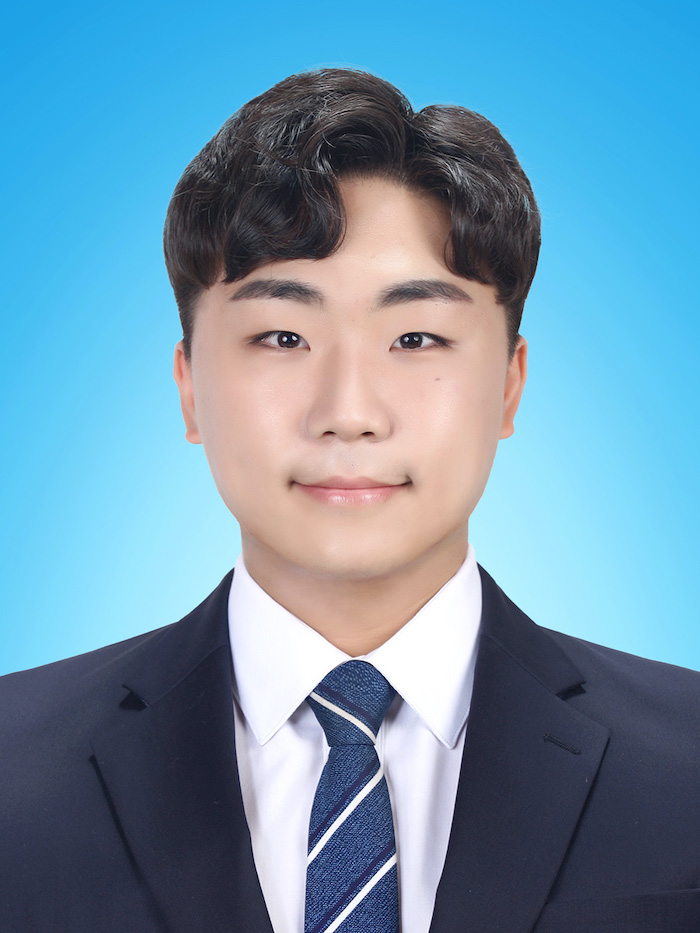
#> input picture 2_2_OpenCV/Image/study_image.jpg, 700 x 933 px
$ python Image_Read.py
#> lines starting #> are read from the running program, lines starting #| are printed output that depends on the picture
import cv2

image_file = "Image/study_image.jpg"

original = cv2.imread(image_file, cv2.IMREAD_COLOR)
#> original is the input picture: shape (933, 700, 3); mean B, G, R 172.9, 149.1, 109.4

gray = cv2.imread(image_file,cv2.IMREAD_GRAYSCALE)
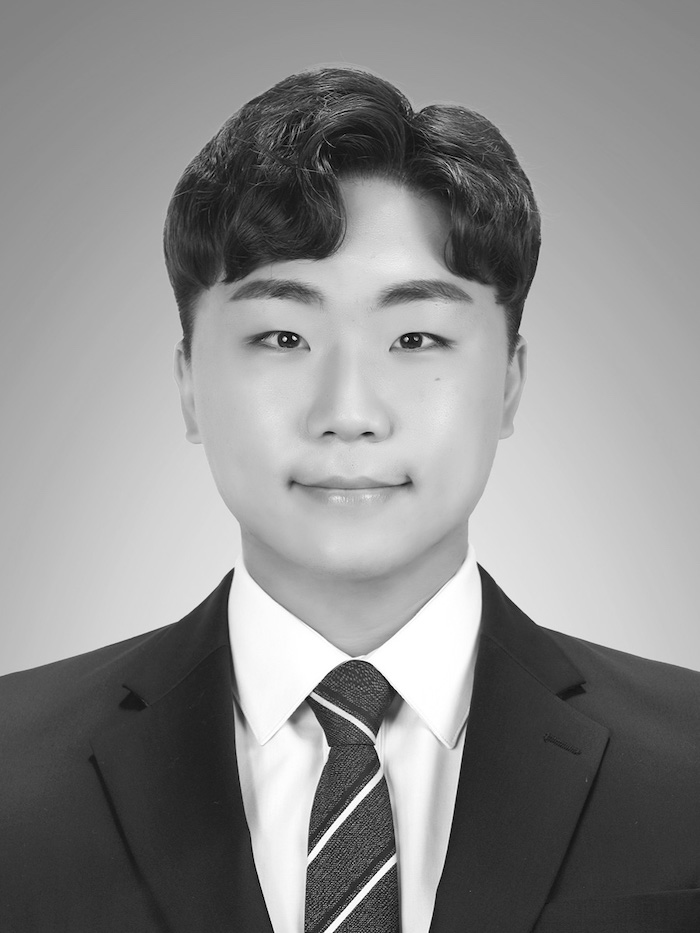
#> gray: shape (933, 700); min 0, max 255, mean 140

unchange = cv2.imread(image_file, cv2.IMREAD_UNCHANGED)


cv2.imshow("imread_color", original)
cv2.imshow("image_gratscale", gray)
cv2.imshow("imread_unchange",unchange)

cv2.waitKey(0)

$ run again, with 2_2_OpenCV/Image/my_face2.jpg copied over 2_2_OpenCV/Image/study_image.jpg
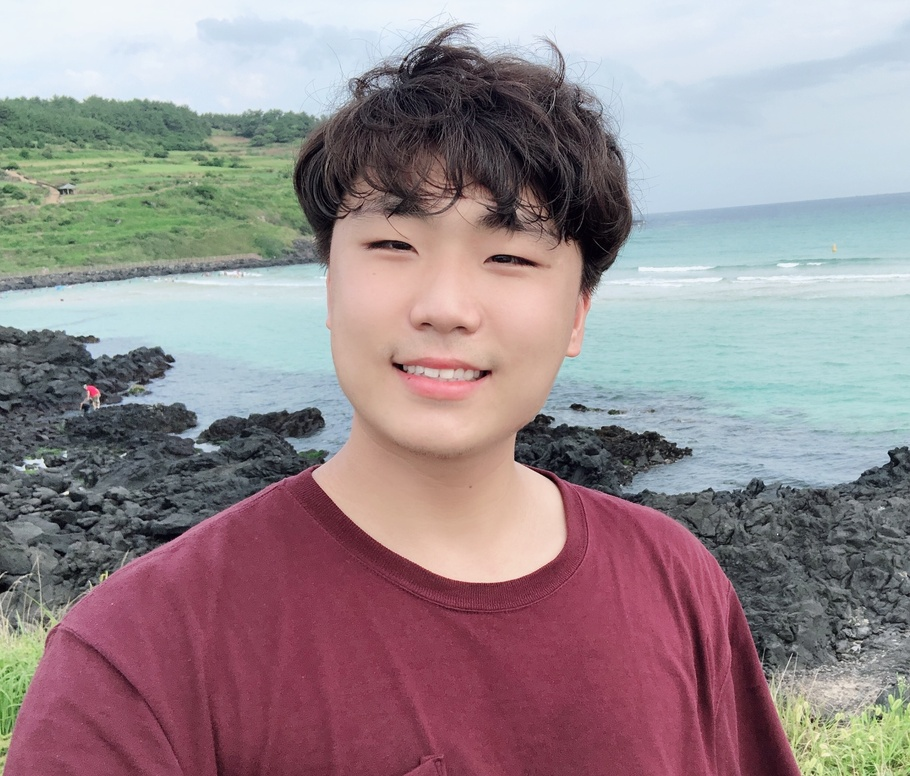
#> input picture 2_2_OpenCV/Image/my_face2.jpg, 910 x 776 px, shrunk from 2304 x 1965 before the run
#> original is the input picture: shape (776, 910, 3); mean B, G, R 142.2, 137.9, 151.8
#> `gray = cv2.imread(image_file,cv2.IMREAD_GRAYSCALE)`:
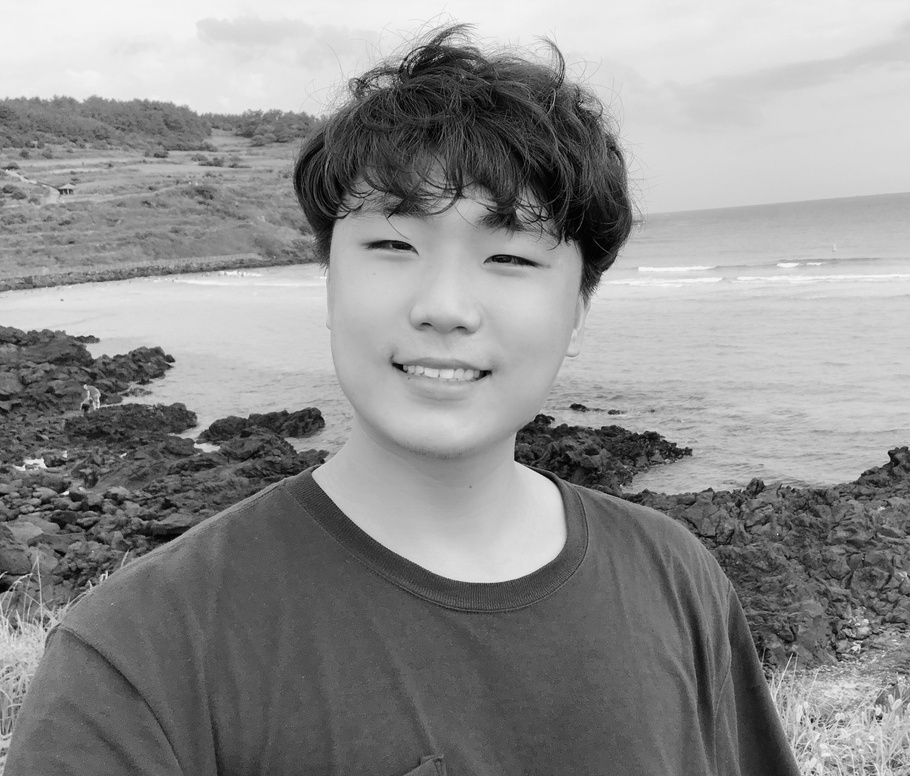
#> gray: shape (776, 910); min 0, max 251, mean 142.6

$ run again, with 2_2_OpenCV/Image/my_face3.jpg copied over 2_2_OpenCV/Image/study_image.jpg
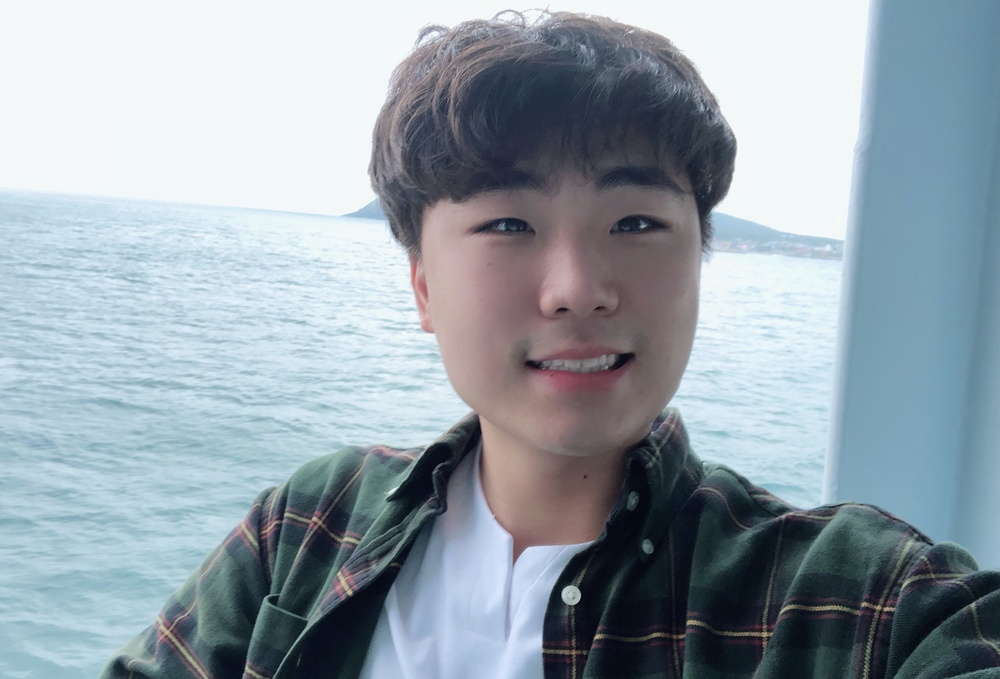
#> input picture 2_2_OpenCV/Image/my_face3.jpg, 1000 x 679 px, shrunk from 2833 x 1925 before the run
#> original is the input picture: shape (679, 1000, 3); mean B, G, R 169.7, 160.9, 148.2
#> `gray = cv2.imread(image_file,cv2.IMREAD_GRAYSCALE)`:
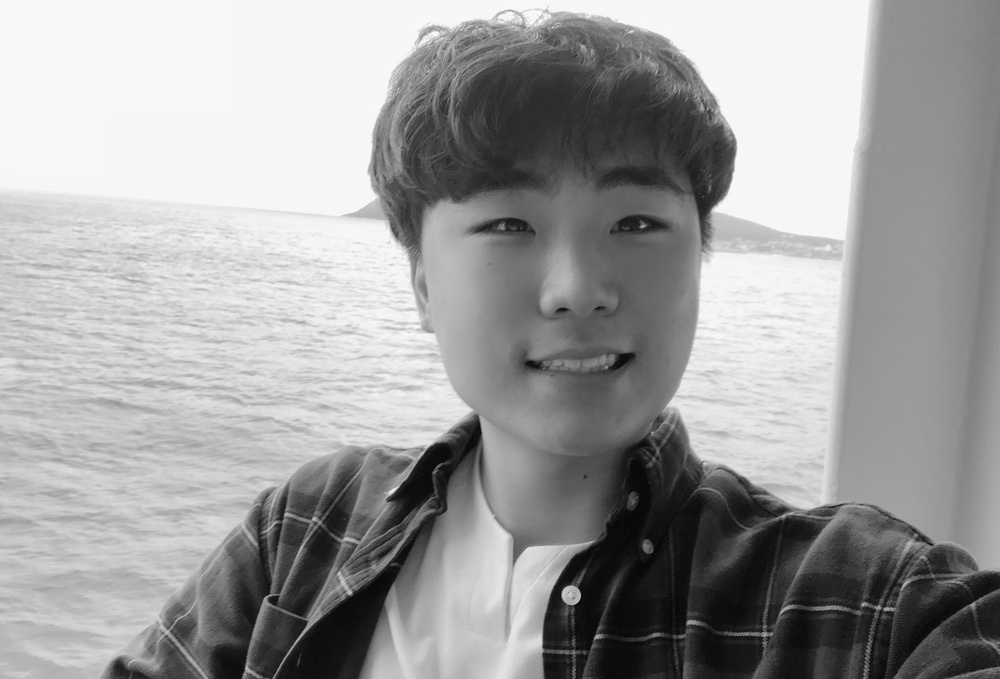
#> gray: shape (679, 1000); min 2, max 255, mean 158.1
